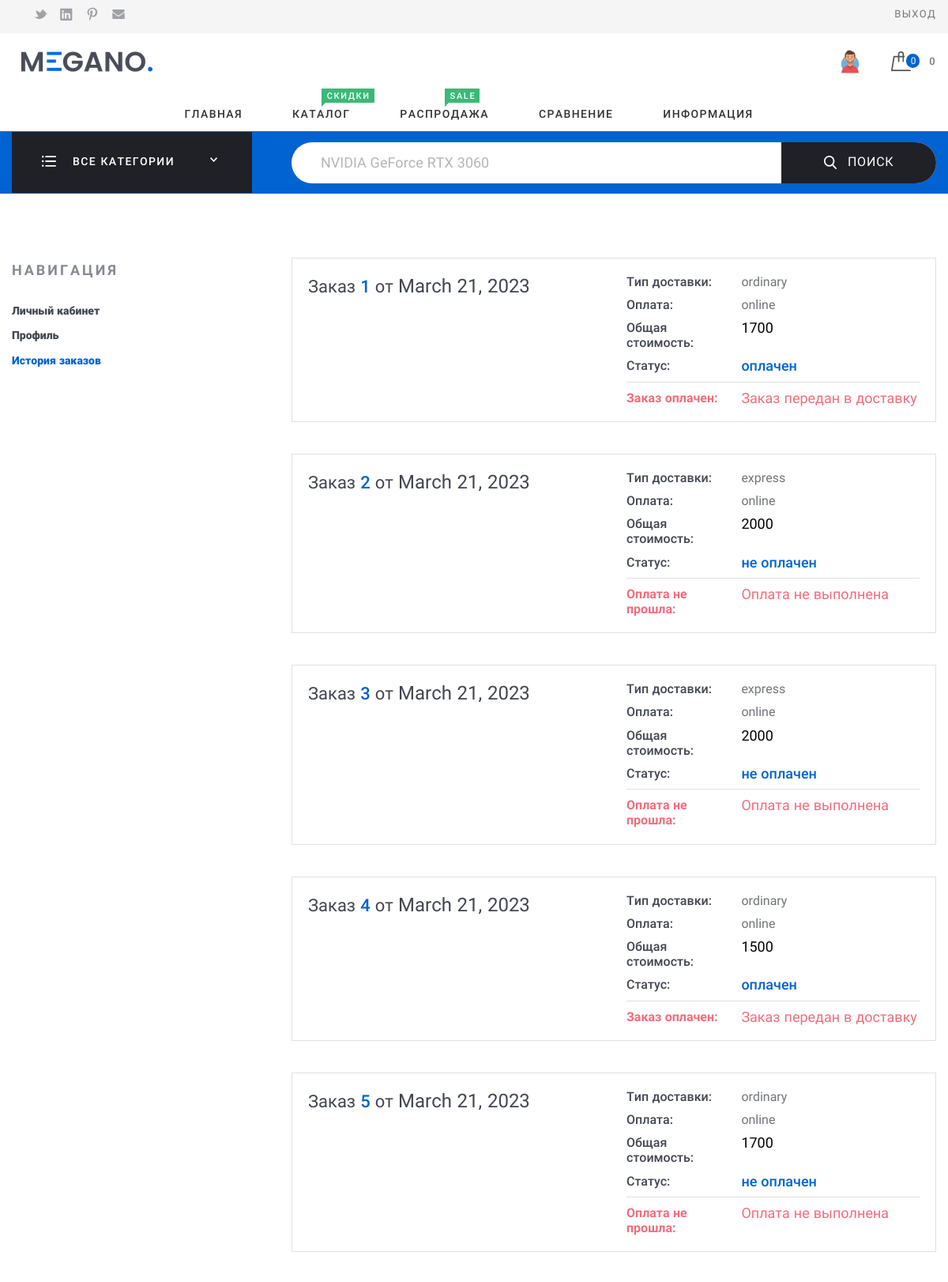
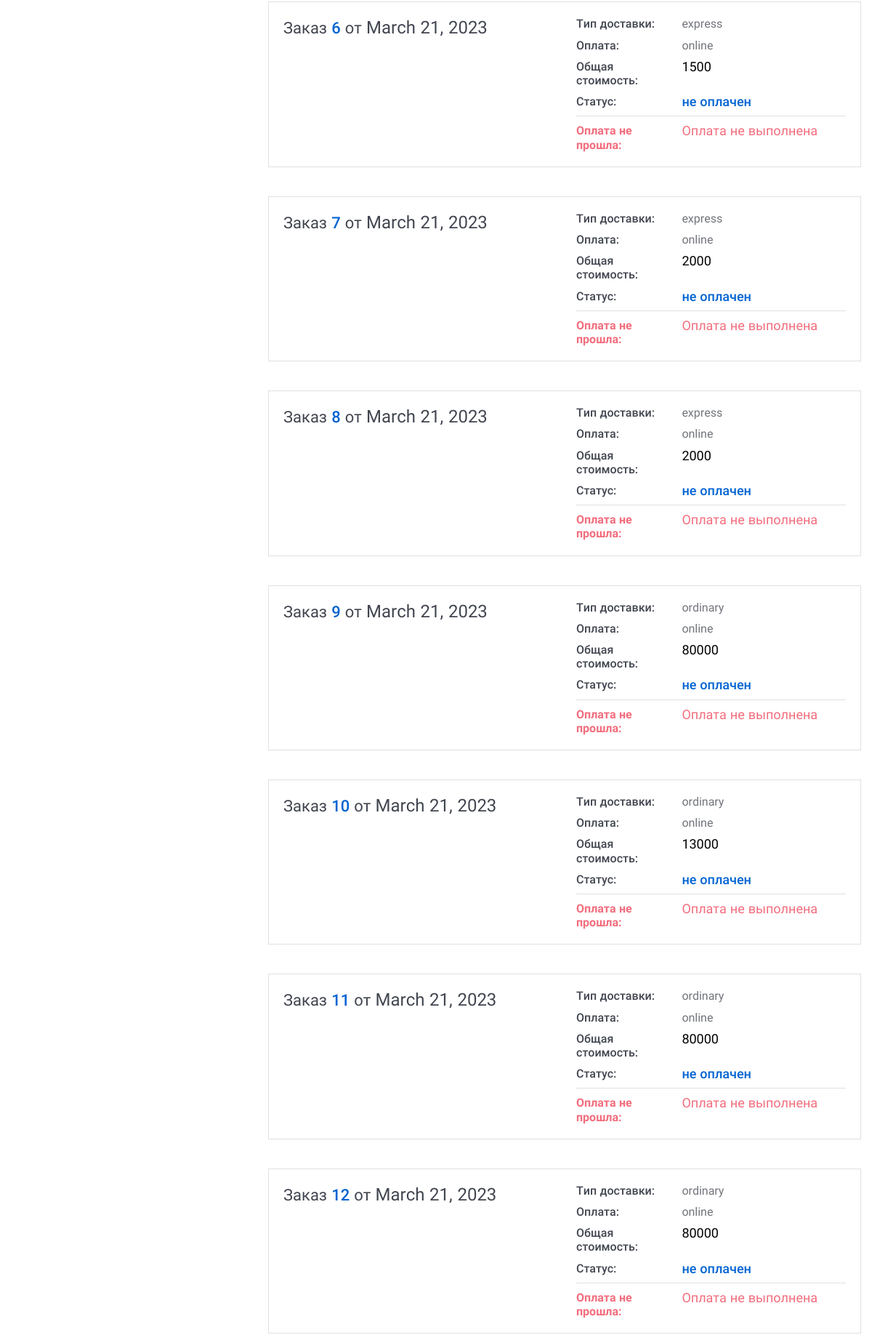
Page /history/ (signed in, upper part) on the committed database (2 pictures, top to bottom).
### my_store_app/models.py (models this page shows, shortened)
class OrderHistory(models.Model):
    user_order = models.ForeignKey(Profile, on_delete=models.CASCADE, verbose_name='пользователь', null=True)
    product = models.ManyToManyField('Product', related_name='order_product', through='OrderEnrollment')
    payment_date = models.DateField(auto_now_add=True)
    delivery_type = models.TextField(max_length=30, default='не указан', verbose_name='способ доставки')
    payment_type = models.TextField(max_length=30, default='не указан', verbose_name='способ оплаты')
    total_cost = models.IntegerField(default=0, verbose_name='общая стоимость заказа')
    status = models.TextField(max_length=30, default='не оплачен', verbose_name='статус оплаты')
    city = models.TextField(max_length=30, default='не указан', verbose_name='город доставки')
    address = models.TextField(max_length=30, default='не указан', verbose_name='адрес доставки')
    class Meta:
        verbose_name = 'История покупок'
        verbose_name_plural = 'Истории покупок'

### my_store_app/views/history.py (the view)
# urls.py: path('history/', HistoryView.as_view(), name='history'),
class HistoryView(View):
    def get(self, request):
        result = base(request)
        history_order = OrderHistory.objects.filter(user_order_id=request.user.id)
        return render(request, 'historyorder.html', {'categories': result[0], 'basket_product_count': result[2],
                                                     'total': result[3], 'history_order': history_order,
                                                     'avatar': avatar(request)})

### my_store_app/views/base.py (called while the page is built)
def base(request):
    base_item = []
    categories = CategoryProduct.objects.all()
    if request.user.is_anonymous:
        if len(AnonymousBasket.objects.filter(username_token=request.COOKIES.get('csrftoken'))) == 0:
            AnonymousBasket.objects.create(username_token=request.COOKIES.get('csrftoken'))
        enroll = AnonymousEnrollment.objects.filter(basket_id=AnonymousBasket.objects.
                                                    get(username_token=request.COOKIES.get('csrftoken')).id)
    else:
        enroll = Enrollment.objects.filter(basket_id=Basket.objects.get(username_id=request.user.id).id)
    basket_product_count = len(enroll)
    total = 0
    for price in enroll:
        total += (price.product.price * price.product_count)
    base_item.extend((categories, enroll, basket_product_count, total))
    return base_item

def avatar(request):
    try:
        profile_image = Profile.objects.get(id=request.user.id).avatar
    except ObjectDoesNotExist:
        profile_image = None
    return profile_image

### my_store_app/templates/historyorder.html
{% extends "base.html" %}
{% load static %}
{% block content %}
    <div class="Middle Middle_top">
        <div class="Section Section_column Section_columnLeft">
            <div class="wrap">
                <div class="Section-column">
                    <div class="Section-columnSection">
                        <header class="Section-header">
                            <strong class="Section-title">Навигация
                            </strong>
                        </header>
                        <div class="Section-columnContent">
                            <div class="NavigateProfile">
                                <ul class="menu menu_vt">
                                    <li class="menu-item"><a class="menu-link" href="/account/{{request.user.id}}/">Личный кабинет</a>
                                    </li>
                                    <li class="menu-item"><a class="menu-link" href="/user_office/{{request.user.id}}/">Профиль</a>
                                    </li>
                                    <li class="menu-item_ACTIVE menu-item"><a class="menu-link" href="/history/">История заказов</a>
                                    </li>
                                </ul>
                            </div>
                        </div>
                    </div>
                </div>
                <div class="Section-content">
                    <div class="Orders">
                        {% for his_order in history_order%}
                        <div class="Order Order_anons">
                            <div class="Order-personal">
                                <div class="row">
                                    <div class="row-block"><a class="Order-title" href="/oneorder/{{his_order.id}}/">Заказ&#32;<span class="Order-numberOrder">{{his_order.id}}</span>&#32;от&#32;<span class="Order-dateOrder">{{his_order.payment_date}}</span></a>
                                    </div>
                                    <div class="row-block">
                                        <div class="Order-info Order-info_delivery">
                                            <div class="Order-infoType">Тип доставки:
                                            </div>
                                            <div class="Order-infoContent">{{his_order.delivery_type}}
                                            </div>
                                        </div>
                                        <div class="Order-info Order-info_pay">
                                            <div class="Order-infoType">Оплата:
                                            </div>
                                            <div class="Order-infoContent">{{his_order.payment_type}}
                                            </div>
                                        </div>
                                        <div class="Order-info">
                                            <div class="Order-infoType">Общая стоимость:
                                            </div>
                                            <div class="Order-infoContent"><span class="Order-price">{{his_order.total_cost}}</span>
                                            </div>
                                        </div>
                                        <div class="Order-info Order-info_status">
                                            <div class="Order-infoType">Статус:
                                            </div>
                                            <div class="Order-infoContent">{{his_order.status}}
                                            </div>
                                        </div>
                                        {% if his_order.status == 'не оплачен' %}
                                        <div class="Order-info Order-info_error">
                                            <div class="Order-infoType">Оплата не прошла:
                                            </div>
                                            <div class="Order-infoContent">Оплата не выполнена
                                            </div>
                                        </div>
                                         {% else %}
                                        <div class="Order-info Order-info_error">
                                            <div class="Order-infoType">Заказ оплачен:
                                            </div>
                                            <div class="Order-infoContent">Заказ передан в доставку
                                            </div>
                                        </div>
                                        {% endif %}
                                    </div>
                                </div>
                            </div>
                        </div>
                        {% endfor %}
                    </div>
                </div>
            </div>
        </div>
    </div>
{% endblock content %}

### my_store_app/static/assets/css/basic.css (style rules this page uses)
html { font-family: sans-serif; -ms-text-size-adjust: 100%; -webkit-text-size-adjust: 100%; }
body { margin: 0; }
article, aside, details, figcaption, figure, footer, header, main, menu, nav, section, summary { display: block; }
a { background-color: transparent; -webkit-text-decoration-skip: objects; }
b, strong { font-weight: inherit; }
b, strong { font-weight: bolder; }
.menu { width: 100%; position: relative; line-height: 1.2em; margin: 0; padding: 0; display: block; font-weight: bold; }
.menu:before, .menu:after { content: ""; display: table; }
.menu:after { clear: both; }
.menu ul, .menu li { list-style: none; padding: 0; margin: 0; }
.menu ul:after, .menu li:after { display: none; }
.menu_vt { visibility: visible; }
.menu_vt .menu-item { display: block; font-weight: 800; font-size: 14px; line-height: 1.2em; }
.menu_vt .menu-item_ACTIVE a, .menu_vt .menu-item_trigger a { color: #0063d1; cursor: default; }
.menu_vt .menu-item + .menu-item { margin-top: 10px; }
.menu_vt .menu-link { color: #424650; border: none; position: relative; display: inline-block; padding-left: 0px; padding-right: 0px; padding-bottom: 5px; }
.menu_vt .menu-link:after { content: ''; height: 2px; left: 50%; bottom: 0; right: 50%; background: #0063d1; z-index: -1; position: absolute; transition: left 400ms cubic-bezier(0.215, 0.61, 0.355, 1), right 400ms cubic-bezier(0.215, 0.61, 0.355, 1); }
.row { width: 100%; display: flex; justify-content: space-between; flex: 0 0 100%; }
.row:before, .row:after { content: ""; display: table; }
.row:after { clear: both; }
.row-block { display: block; flex-grow: 0; width: 100%; }
.row-block + .row-block { margin-left: 2rem; }
html { height: 100%; width: 100%; display: block; font-family: Roboto, Verdana, Arial, "Helvetica CY", Helvetica, "Nimbus Sans L", sans-serif; }
body { min-height: 100%; font-size: 16px; color: #424650; line-height: 1.3em; text-align: left; position: relative; min-width: 320px; background: #fff; display: flex; flex-direction: column; }
* { box-sizing: border-box; }
a { text-decoration: none; color: #0063d1; border-bottom: 1px solid #84beff; border-bottom: 1px solid rgba(0, 99, 209, 0); padding-bottom: 0; cursor: pointer; }
ul { margin: 20px 0; padding: 0 0 0 8px; list-style: none; line-height: 1.5em; }
ul li { position: relative; list-style: none; }
ul li:after { content: ' '; width: 4px; height: 4px; position: absolute; top: 10px; left: -8px; border-radius: 10px; }
.wrap { padding: 0 15px; max-width: 1630px; min-width: 320px; width: 100%; box-sizing: border-box; margin: 0 auto; position: relative; }

### rows in the picture
OrderHistory: id "1", payment_date "March 21, 2023", delivery_type "ordinary", payment_type "online", total_cost "1700", status "оплачен", shows "Заказ оплачен:"
OrderHistory: id "2", payment_date "March 21, 2023", delivery_type "express", payment_type "online", total_cost "2000", status "не оплачен", shows "Оплата не прошла:"
OrderHistory: id "3", payment_date "March 21, 2023", delivery_type "express", payment_type "online", total_cost "2000", status "не оплачен", shows "Оплата не прошла:"
OrderHistory: id "4", payment_date "March 21, 2023", delivery_type "ordinary", payment_type "online", total_cost "1500", status "оплачен", shows "Заказ оплачен:"
OrderHistory: id "5", payment_date "March 21, 2023", delivery_type "ordinary", payment_type "online", total_cost "1700", status "не оплачен", shows "Оплата не прошла:"
OrderHistory: id "6", payment_date "March 21, 2023", delivery_type "express", payment_type "online", total_cost "1500", status "не оплачен", shows "Оплата не прошла:"
OrderHistory: id "7", payment_date "March 21, 2023", delivery_type "express", payment_type "online", total_cost "2000", status "не оплачен", shows "Оплата не прошла:"
OrderHistory: id "8", payment_date "March 21, 2023", delivery_type "express", payment_type "online", total_cost "2000", status "не оплачен", shows "Оплата не прошла:"
OrderHistory: id "9", payment_date "March 21, 2023", delivery_type "ordinary", payment_type "online", total_cost "80000", status "не оплачен", shows "Оплата не прошла:"
OrderHistory: id "10", payment_date "March 21, 2023", delivery_type "ordinary", payment_type "online", total_cost "13000", status "не оплачен", shows "Оплата не прошла:"
OrderHistory: id "11", payment_date "March 21, 2023", delivery_type "ordinary", payment_type "online", total_cost "80000", status "не оплачен", shows "Оплата не прошла:"
OrderHistory: id "12", payment_date "March 21, 2023", delivery_type "ordinary", payment_type "online", total_cost "80000", status "не оплачен", shows "Оплата не прошла:"

### other values in the picture
{{ basket_product_count }} "0"
{{ total }} "0"
